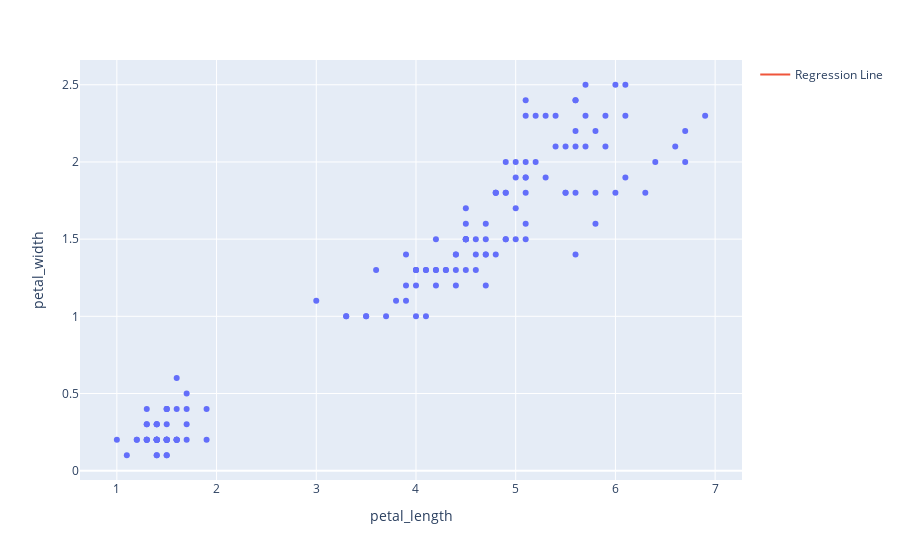

Here is the notebook cell this chart was saved with:
### Code cell
fig.add_scatter(
    x= xtrain, 
    y= ypred1, 
    mode='lines',
    name='Regression Line'
)
fig.show()

### Figure 1 — Plotly figure (JSON) as saved in the notebook; plotly's stock layout.template omitted (floating-point values rounded to 4 significant figures; data arrays with more than 128 entries replaced by an {"elided": "..."} marker saying what was removed)
{"data": [{"hovertemplate": "petal_length=%{x}<br>petal_width=%{y}<extra></extra>", "legendgroup": "", "marker": {"color": "#636efa", "symbol": "circle"}, "mode": "markers", "name": "", "orientation": "v", "showlegend": false, "type": "scatter", "x": {"elided": "150 float values"}, "xaxis": "x", "y": {"elided": "150 float values"}, "yaxis": "y"}, {"mode": "lines", "name": "Regression Line", "type": "scatter", "x": [[5], [4.5], [6.4], [1.5], [4.1], [6.1], [5.4], [1.4], [5.6], [4.5], [4.7], [6.7], [4.2], [1.4], [5.1], [5], [1.6], [4], [1.7], [5.6], [4], [4.8], [5.6], [5.1], [4.9], [1.4], [1.6], [5.6], [1.4], [1.6], [5.5], [5.1], [4], [1.4], [4.1], [5.3], [4.5], [5.8], [6.6], [4.3], [1.3], [4], [4.9], [4.9], [4], [1.5], [4.5], [4.5], [3.9], [5], [4.8], [3.8], [5.1], [6.3], [6.1], [1.2], [5.7], [3], [1.5], [5.9], [4.8], [1.4], [4.5], [4.2], [5.2], [1.3], [1], [3.5], [1.1], [4.7], [4.2], [1.2], [5.8], [4.3], [4.5], [1.6], [6.9], [4.6], [5.1], [5.6], [4.7], [1.5], [1.6], [5.5], [5.8], [4.4], [1.3], [5.2], [3.3], [5.7], [3.5], [1.3], [1.5], [1.5], [5.1], [1.4], [1.4], [4.9], [1.4], [4.4], [1.5], [4.6], [1.5], [1.3], [5.1]], "y": [[1.719], [1.513], [2.295], [0.2798], [1.349], [2.171], [1.884], [0.2387], [1.966], [1.513], [1.596], [2.418], [1.39], [0.2387], [1.76], [1.719], [0.3209], [1.308], [0.362], [1.966], [1.308], [1.637], [1.966], [1.76], [1.678], [0.2387], [0.3209], [1.966], [0.2387], [0.3209], [1.925], [1.76], [1.308], [0.2387], [1.349], [1.842], [1.513], [2.048], [2.377], [1.431], [0.1976], [1.308], [1.678], [1.678], [1.308], [0.2798], [1.513], [1.513], [1.267], [1.719], [1.637], [1.226], [1.76], [2.254], [2.171], [0.1564], [2.007], [0.8966], [0.2798], [2.089], [1.637], [0.2387], [1.513], [1.39], [1.801], [0.1976], [0.07419], [1.102], [0.1153], [1.596], [1.39], [0.1564], [2.048], [1.431], [1.513], [0.3209], [2.5], [1.555], [1.76], [1.966], [1.596], [0.2798], [0.3209], [1.925], [2.048], [1.472], [0.1976], [1.801], [1.02], [2.007], [1.102], [0.1976], [0.2798], [0.2798], [1.76], [0.2387], [0.2387], [1.678], [0.2387], [1.472], [0.2798], [1.555], [0.2798], [0.1976], [1.76]]}], "layout": {"autosize": true, "legend": {"tracegroupgap": 0}, "margin": {"t": 60}, "xaxis": {"anchor": "y", "autorange": true, "domain": [0, 1], "range": [0.6398, 7.26], "title": {"text": "petal_length"}, "type": "linear"}, "yaxis": {"anchor": "x", "autorange": true, "domain": [0, 1], "range": [-0.08583, 2.686], "title": {"text": "petal_width"}, "type": "linear"}}}
